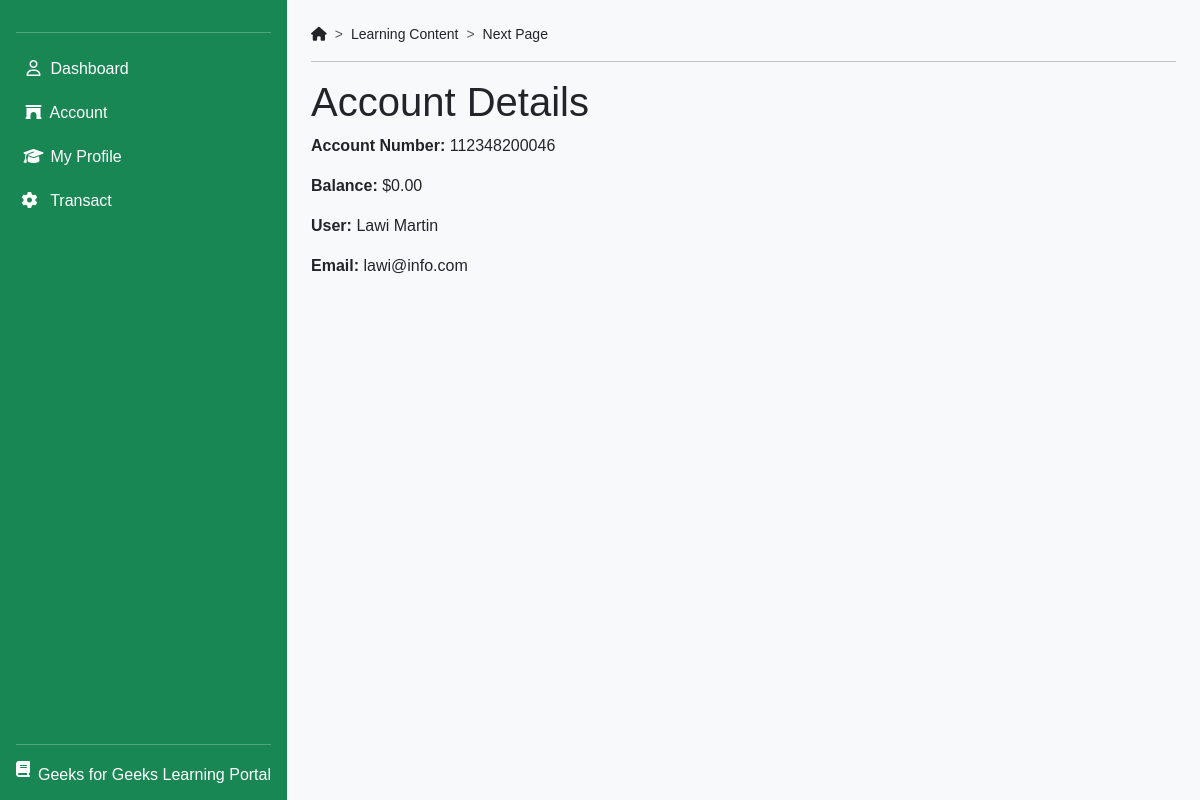
Before: /acc_details/ (signed in) with the older database file.
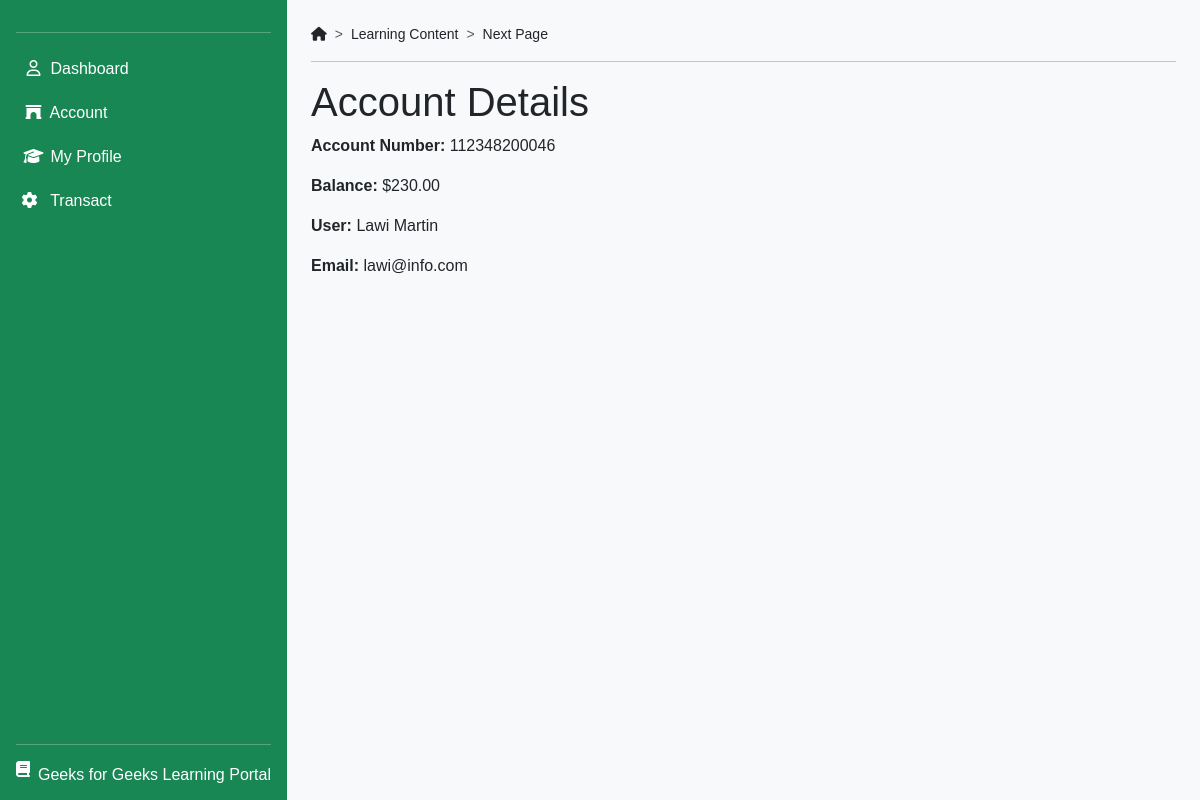
After: the same page with the newer database file.
### core/models.py (models this page shows, shortened)
class Account(models.Model):
    user = models.OneToOneField(CustomUser, on_delete=models.CASCADE, related_name='account')
    balance = models.DecimalField(max_digits=12, decimal_places=2, default=0.00)
    account_no = models.CharField(max_length=12, editable=False, unique=True)

### accounts/models.py (models this page shows, shortened)
class CustomUser(AbstractBaseUser, PermissionsMixin):
    ROLES = [
        ('User', 'user'),
        ('Staff', 'staff'),
        ('Admin', 'admin'),
    ]
    first_name = models.CharField(max_length=30, blank=False)
    last_name = models.CharField(max_length=30, blank=False)
    address = models.TextField(blank=True, null=True)
    phone_no = models.IntegerField(blank=True, null=True)
    email = models.EmailField(unique=True)
    date_joined = models.DateTimeField(default=timezone.now)
    last_login = models.DateTimeField(null=True, blank=True)
    is_active = models.BooleanField(default=True)
    is_staff = models.BooleanField(default=False)
    user_type = models.CharField(max_length=20, choices=ROLES, default='User')
    account_no = models.CharField(max_length=12, unique=True, editable=False)
    password_reset_token = models.CharField(max_length=100, blank=True, null=True)
    password_reset_expiry = models.DateTimeField(blank=True, null=True)
    objects = CustomUserManager()
    USERNAME_FIELD = 'email'
    REQUIRED_FIELDS = ['first_name', 'last_name']

### core/views.py (the view)
# urls.py: path('acc_details/', views.acc_details, name='acc_details'),
def acc_details(request):
    acc = Account.objects.get(user=request.user)
    context = {
        'acc': acc
    }
    return render(request, 'accounts/acc_details.html', context)

### core/templates/accounts/acc_details.html
{% extends '../user_home.html' %}
{% block content %}
<h1>Account Details</h1>
<div>
    <p><strong>Account Number:</strong> {{ acc.account_no }}</p>
    <p><strong>Balance:</strong> ${{ acc.balance }}</p>
    <p><strong>User:</strong> {{ acc.user.first_name }} {{ acc.user.last_name }}</p>
    <p><strong>Email:</strong> {{ acc.user.email }}</p>
</div>
{% endblock %}

### core/templates/user_home.html (shortened to what this page needs)
{% load static %}
<!DOCTYPE html>
<html lang="en">
<head>
    <link href="https://cdn.jsdelivr.net/npm/bootstrap@5.3.0-alpha3/dist/css/bootstrap.min.css" rel="stylesheet"
>
    <link rel="stylesheet" href="{% static 'css/temp.css'%}">
    <link rel="stylesheet" href="https://cdnjs.cloudflare.com/ajax/libs/font-awesome/6.4.0/css/all.min.css"
 />
</head>
<body>
    <div class="container-fluid p-0 d-flex h-100">
        <div id="bdSidebar" class="d-flex flex-column
                    flex-shrink-0
                    p-3 bg-success
                    text-white offcanvas-md offcanvas-start">
            <hr>
            <ul class="mynav nav nav-pills flex-column mb-auto">
                <li class="nav-item mb-1">
                    <a href="{% url 'user_home' %}">
                        <i class="fa-regular fa-user"></i>
                        Dashboard
                    </a>
                </li>
                <li class="nav-item mb-1">
                    <a href="{% url 'acc_details' %}">
                        <i class="fa-solid fa-archway"></i>
                        Account
                    </a>
                </li>
                <li class="nav-item mb-1">
                    <a href="#">
                        <i class="fa-solid fa-graduation-cap"></i>
                        My Profile
                    </a>
                </li>
                <li class="sidebar-item  nav-item mb-1">
                    <a href="#" class="sidebar-link collapsed" data-bs-toggle="collapse" data-bs-target="#settings"
                        aria-expanded="false" aria-controls="settings">
                        <i class="fas fa-cog pe-2"></i>
                        <span class="topic">Transact </span>
                    </a>
                </li>
            </ul>
            <hr>
            <div class="d-flex">
                <i class="fa-solid fa-book  me-2"></i>
                <span>
                    <h6 class="mt-1 mb-0">
                        Geeks for Geeks Learning Portal
                    </h6>
                </span>
            </div>
        </div>
        <div class="bg-light flex-fill">
            <div class="p-4">
                <nav style="--bs-breadcrumb-divider:'>';font-size:14px">
                    <ol class="breadcrumb">
                        <li class="breadcrumb-item">
                            <i class="fa-solid fa-house"></i>
                        </li>
                        <li class="breadcrumb-item">Learning Content</li>
                        <li class="breadcrumb-item">Next Page</li>
                    </ol>
                </nav>
                <hr>
                <div class="row">
                    <div class="col">
                        {% block content %}{% endblock %}
                    </div>
                </div>
            </div>
        </div>
    </div>
</body>
</html>

### static/css/temp.css (style rules this page uses)
html, body { height: 100%; font-family: 'Ubuntu', sans-serif; }
.mynav { color: #fff; }
.mynav li a { color: #fff; text-decoration: none; width: 100%; display: block; border-radius: 5px; padding: 8px 5px; }
.mynav li a i { width: 25px; text-align: center; }

Changed rows visible on the page:
changed Account "Lawi": balance "0.00" → "230.00"
